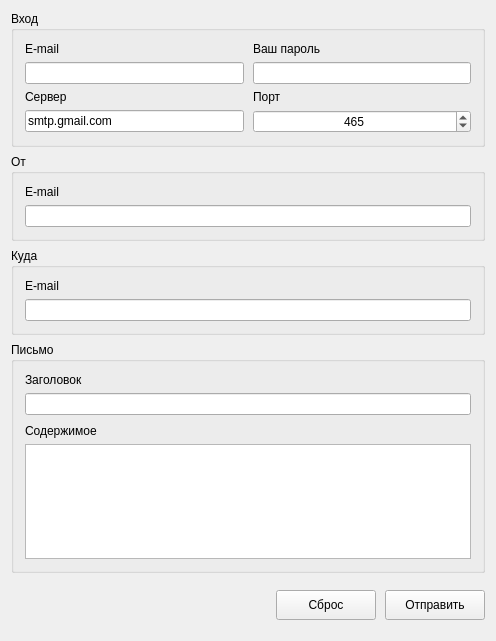
<?xml version="1.0" encoding="UTF-8"?>
<ui version="4.0">
 <class>MainWindow</class>
 <widget class="QMainWindow" name="MainWindow">
  <property name="geometry">
   <rect>
    <x>0</x>
    <y>0</y>
    <width>496</width>
    <height>641</height>
   </rect>
  </property>
  <property name="windowTitle">
   <string/>
  </property>
  <widget class="QWidget" name="centralWidget">
   <layout class="QVBoxLayout" name="verticalLayout">
    <property name="spacing">
     <number>7</number>
    </property>
    <item>
     <widget class="QGroupBox" name="groupBoxCredentials">
      <property name="title">
       <string>Вход</string>
      </property>
      <layout class="QVBoxLayout" name="verticalLayout_2">
       <property name="spacing">
        <number>6</number>
       </property>
       <item>
        <layout class="QGridLayout" name="gridLayout">
         <property name="horizontalSpacing">
          <number>9</number>
         </property>
         <property name="verticalSpacing">
          <number>6</number>
         </property>
         <item row="3" column="1">
          <widget class="QLineEdit" name="lineEditHost">
           <property name="text">
            <string>smtp.gmail.com</string>
           </property>
          </widget>
         </item>
         <item row="0" column="1">
          <widget class="QLabel" name="labelEmailCredentials">
           <property name="text">
            <string>E-mail</string>
           </property>
          </widget>
         </item>
         <item row="3" column="3">
          <widget class="QSpinBox" name="spinBoxPort">
           <property name="minimumSize">
            <size>
             <width>50</width>
             <height>0</height>
            </size>
           </property>
           <property name="alignment">
            <set>Qt::AlignCenter</set>
           </property>
           <property name="maximum">
            <number>999999</number>
           </property>
           <property name="value">
            <number>465</number>
           </property>
          </widget>
         </item>
         <item row="1" column="3">
          <widget class="QLineEdit" name="lineEditPasswordCredentials">
           <property name="echoMode">
            <enum>QLineEdit::Password</enum>
           </property>
          </widget>
         </item>
         <item row="1" column="1">
          <widget class="QLineEdit" name="lineEditEmailCredentials"/>
         </item>
         <item row="2" column="1">
          <widget class="QLabel" name="labelHost">
           <property name="text">
            <string>Сервер</string>
           </property>
          </widget>
         </item>
         <item row="0" column="3">
          <widget class="QLabel" name="labelPasswordCredentials">
           <property name="text">
            <string>Ваш пароль</string>
           </property>
          </widget>
         </item>
         <item row="2" column="3">
          <widget class="QLabel" name="labelPort">
           <property name="text">
            <string>Порт</string>
           </property>
          </widget>
         </item>
        </layout>
       </item>
      </layout>
     </widget>
    </item>
    <item>
     <widget class="QGroupBox" name="groupBoxFrom">
      <property name="title">
       <string>От</string>
      </property>
      <layout class="QVBoxLayout" name="verticalLayout_8">
       <item>
        <layout class="QVBoxLayout" name="verticalLayout_9">
         <property name="topMargin">
          <number>0</number>
         </property>
         <item>
          <widget class="QLabel" name="labelEmailFrom">
           <property name="text">
            <string>E-mail</string>
           </property>
          </widget>
         </item>
         <item>
          <widget class="QLineEdit" name="lineEditEmailFrom"/>
         </item>
        </layout>
       </item>
      </layout>
     </widget>
    </item>
    <item>
     <widget class="QGroupBox" name="groupBoxTo">
      <property name="title">
       <string>Куда</string>
      </property>
      <layout class="QVBoxLayout" name="verticalLayout_3">
       <property name="spacing">
        <number>6</number>
       </property>
       <item>
        <layout class="QVBoxLayout" name="verticalLayout_7">
         <property name="spacing">
          <number>6</number>
         </property>
         <item>
          <widget class="QLabel" name="labelEmail">
           <property name="text">
            <string>E-mail</string>
           </property>
          </widget>
         </item>
         <item>
          <widget class="QLineEdit" name="lineEditEmailTo"/>
         </item>
        </layout>
       </item>
      </layout>
     </widget>
    </item>
    <item>
     <widget class="QGroupBox" name="groupBoxMessage">
      <property name="title">
       <string>Письмо</string>
      </property>
      <layout class="QVBoxLayout" name="verticalLayout_4">
       <property name="spacing">
        <number>9</number>
       </property>
       <item>
        <layout class="QVBoxLayout" name="verticalLayout_6">
         <property name="spacing">
          <number>6</number>
         </property>
         <item>
          <widget class="QLabel" name="labelSubject">
           <property name="text">
            <string>Заголовок</string>
           </property>
          </widget>
         </item>
         <item>
          <widget class="QLineEdit" name="lineEditSubject"/>
         </item>
        </layout>
       </item>
       <item>
        <layout class="QVBoxLayout" name="verticalLayout_5">
         <property name="spacing">
          <number>6</number>
         </property>
         <item>
          <widget class="QLabel" name="labelContent">
           <property name="text">
            <string>Содержимое</string>
           </property>
          </widget>
         </item>
         <item>
          <widget class="QTextEdit" name="textEditContent"/>
         </item>
        </layout>
       </item>
      </layout>
     </widget>
    </item>
    <item>
     <layout class="QHBoxLayout" name="horizontalLayout_5">
      <property name="spacing">
       <number>9</number>
      </property>
      <property name="topMargin">
       <number>10</number>
      </property>
      <property name="bottomMargin">
       <number>10</number>
      </property>
      <item>
       <spacer name="horizontalSpacer">
        <property name="orientation">
         <enum>Qt::Horizontal</enum>
        </property>
        <property name="sizeHint" stdset="0">
         <size>
          <width>40</width>
          <height>20</height>
         </size>
        </property>
       </spacer>
      </item>
      <item>
       <widget class="QPushButton" name="pushButtonClear">
        <property name="minimumSize">
         <size>
          <width>100</width>
          <height>30</height>
         </size>
        </property>
        <property name="cursor">
         <cursorShape>PointingHandCursor</cursorShape>
        </property>
        <property name="text">
         <string>Сброс</string>
        </property>
       </widget>
      </item>
      <item>
       <widget class="QPushButton" name="pushButtonSend">
        <property name="minimumSize">
         <size>
          <width>100</width>
          <height>30</height>
         </size>
        </property>
        <property name="cursor">
         <cursorShape>PointingHandCursor</cursorShape>
        </property>
        <property name="text">
         <string>Отправить</string>
        </property>
       </widget>
      </item>
     </layout>
    </item>
   </layout>
  </widget>
  <widget class="QMenuBar" name="menuBar">
   <property name="geometry">
    <rect>
     <x>0</x>
     <y>0</y>
     <width>496</width>
     <height>26</height>
    </rect>
   </property>
  </widget>
 </widget>
 <layoutdefault spacing="6" margin="11"/>
 <tabstops>
  <tabstop>lineEditEmailCredentials</tabstop>
  <tabstop>lineEditPasswordCredentials</tabstop>
  <tabstop>lineEditHost</tabstop>
  <tabstop>spinBoxPort</tabstop>
  <tabstop>lineEditEmailFrom</tabstop>
  <tabstop>lineEditEmailTo</tabstop>
  <tabstop>lineEditSubject</tabstop>
  <tabstop>textEditContent</tabstop>
  <tabstop>pushButtonSend</tabstop>
  <tabstop>pushButtonClear</tabstop>
 </tabstops>
 <resources/>
 <connections/>
</ui>
